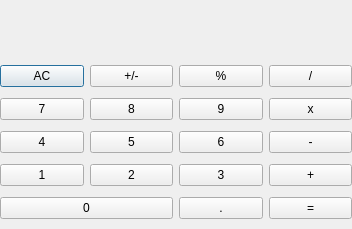
<?xml version="1.0" encoding="UTF-8"?>
<ui version="4.0">
 <class>Calculator</class>
 <widget class="QDialog" name="Calculator">
  <property name="geometry">
   <rect>
    <x>0</x>
    <y>0</y>
    <width>352</width>
    <height>229</height>
   </rect>
  </property>
  <property name="sizePolicy">
   <sizepolicy hsizetype="Preferred" vsizetype="Preferred">
    <horstretch>0</horstretch>
    <verstretch>0</verstretch>
   </sizepolicy>
  </property>
  <property name="minimumSize">
   <size>
    <width>352</width>
    <height>229</height>
   </size>
  </property>
  <property name="maximumSize">
   <size>
    <width>352</width>
    <height>229</height>
   </size>
  </property>
  <property name="windowTitle">
   <string>Calculator</string>
  </property>
  <widget class="QWidget" name="layoutWidget">
   <property name="geometry">
    <rect>
     <x>0</x>
     <y>60</y>
     <width>352</width>
     <height>166</height>
    </rect>
   </property>
   <layout class="QGridLayout" name="gridLayout">
    <item row="0" column="0">
     <widget class="QPushButton" name="clear">
      <property name="text">
       <string>AC</string>
      </property>
      <property name="checkable">
       <bool>false</bool>
      </property>
      <property name="autoRepeat">
       <bool>false</bool>
      </property>
     </widget>
    </item>
    <item row="0" column="1">
     <widget class="QPushButton" name="plus_minus">
      <property name="text">
       <string>+/-</string>
      </property>
      <property name="checkable">
       <bool>false</bool>
      </property>
      <property name="autoRepeat">
       <bool>false</bool>
      </property>
     </widget>
    </item>
    <item row="0" column="2">
     <widget class="QPushButton" name="percentage">
      <property name="text">
       <string>%</string>
      </property>
      <property name="checkable">
       <bool>false</bool>
      </property>
      <property name="autoRepeat">
       <bool>false</bool>
      </property>
     </widget>
    </item>
    <item row="0" column="3">
     <widget class="QPushButton" name="divide">
      <property name="text">
       <string>/</string>
      </property>
      <property name="checkable">
       <bool>false</bool>
      </property>
      <property name="autoRepeat">
       <bool>false</bool>
      </property>
     </widget>
    </item>
    <item row="1" column="0">
     <widget class="QPushButton" name="seven">
      <property name="text">
       <string>7</string>
      </property>
      <property name="checkable">
       <bool>false</bool>
      </property>
      <property name="autoRepeat">
       <bool>false</bool>
      </property>
     </widget>
    </item>
    <item row="1" column="1">
     <widget class="QPushButton" name="eight">
      <property name="text">
       <string>8</string>
      </property>
      <property name="checkable">
       <bool>false</bool>
      </property>
      <property name="autoRepeat">
       <bool>false</bool>
      </property>
     </widget>
    </item>
    <item row="1" column="2">
     <widget class="QPushButton" name="nine">
      <property name="text">
       <string>9</string>
      </property>
      <property name="checkable">
       <bool>false</bool>
      </property>
      <property name="autoRepeat">
       <bool>false</bool>
      </property>
     </widget>
    </item>
    <item row="1" column="3">
     <widget class="QPushButton" name="multiply">
      <property name="text">
       <string>x</string>
      </property>
      <property name="checkable">
       <bool>false</bool>
      </property>
      <property name="autoRepeat">
       <bool>false</bool>
      </property>
     </widget>
    </item>
    <item row="2" column="0">
     <widget class="QPushButton" name="four">
      <property name="text">
       <string>4</string>
      </property>
      <property name="checkable">
       <bool>false</bool>
      </property>
      <property name="autoRepeat">
       <bool>false</bool>
      </property>
     </widget>
    </item>
    <item row="2" column="1">
     <widget class="QPushButton" name="five">
      <property name="text">
       <string>5</string>
      </property>
      <property name="checkable">
       <bool>false</bool>
      </property>
      <property name="autoRepeat">
       <bool>false</bool>
      </property>
     </widget>
    </item>
    <item row="2" column="2">
     <widget class="QPushButton" name="six">
      <property name="text">
       <string>6</string>
      </property>
      <property name="checkable">
       <bool>false</bool>
      </property>
      <property name="autoRepeat">
       <bool>false</bool>
      </property>
     </widget>
    </item>
    <item row="2" column="3">
     <widget class="QPushButton" name="minus">
      <property name="text">
       <string>-</string>
      </property>
      <property name="checkable">
       <bool>false</bool>
      </property>
      <property name="autoRepeat">
       <bool>false</bool>
      </property>
     </widget>
    </item>
    <item row="3" column="1">
     <widget class="QPushButton" name="two">
      <property name="text">
       <string>2</string>
      </property>
      <property name="checkable">
       <bool>false</bool>
      </property>
      <property name="autoRepeat">
       <bool>false</bool>
      </property>
     </widget>
    </item>
    <item row="3" column="2">
     <widget class="QPushButton" name="three">
      <property name="text">
       <string>3</string>
      </property>
      <property name="checkable">
       <bool>false</bool>
      </property>
      <property name="autoRepeat">
       <bool>false</bool>
      </property>
     </widget>
    </item>
    <item row="3" column="3">
     <widget class="QPushButton" name="plus">
      <property name="text">
       <string>+</string>
      </property>
      <property name="checkable">
       <bool>false</bool>
      </property>
      <property name="autoRepeat">
       <bool>false</bool>
      </property>
     </widget>
    </item>
    <item row="4" column="0" colspan="2">
     <widget class="QPushButton" name="zero">
      <property name="text">
       <string>0</string>
      </property>
      <property name="checkable">
       <bool>false</bool>
      </property>
      <property name="autoRepeat">
       <bool>false</bool>
      </property>
     </widget>
    </item>
    <item row="4" column="2">
     <widget class="QPushButton" name="period">
      <property name="text">
       <string>.</string>
      </property>
      <property name="checkable">
       <bool>false</bool>
      </property>
      <property name="autoRepeat">
       <bool>false</bool>
      </property>
     </widget>
    </item>
    <item row="4" column="3">
     <widget class="QPushButton" name="equals">
      <property name="text">
       <string>=</string>
      </property>
      <property name="checkable">
       <bool>false</bool>
      </property>
      <property name="autoRepeat">
       <bool>false</bool>
      </property>
     </widget>
    </item>
    <item row="3" column="0">
     <widget class="QPushButton" name="one">
      <property name="text">
       <string>1</string>
      </property>
      <property name="checkable">
       <bool>false</bool>
      </property>
      <property name="autoRepeat">
       <bool>false</bool>
      </property>
     </widget>
    </item>
   </layout>
  </widget>
  <widget class="QLabel" name="screen">
   <property name="geometry">
    <rect>
     <x>10</x>
     <y>10</y>
     <width>331</width>
     <height>41</height>
    </rect>
   </property>
   <property name="layoutDirection">
    <enum>Qt::RightToLeft</enum>
   </property>
   <property name="autoFillBackground">
    <bool>false</bool>
   </property>
   <property name="text">
    <string/>
   </property>
   <property name="alignment">
    <set>Qt::AlignRight|Qt::AlignTrailing|Qt::AlignVCenter</set>
   </property>
  </widget>
 </widget>
 <resources/>
 <connections>
  <connection>
   <sender>one</sender>
   <signal>clicked()</signal>
   <receiver>screen</receiver>
   <slot>update()</slot>
   <hints>
    <hint type="sourcelabel">
     <x>42</x>
     <y>176</y>
    </hint>
    <hint type="destinationlabel">
     <x>175</x>
     <y>30</y>
    </hint>
   </hints>
  </connection>
 </connections>
</ui>
